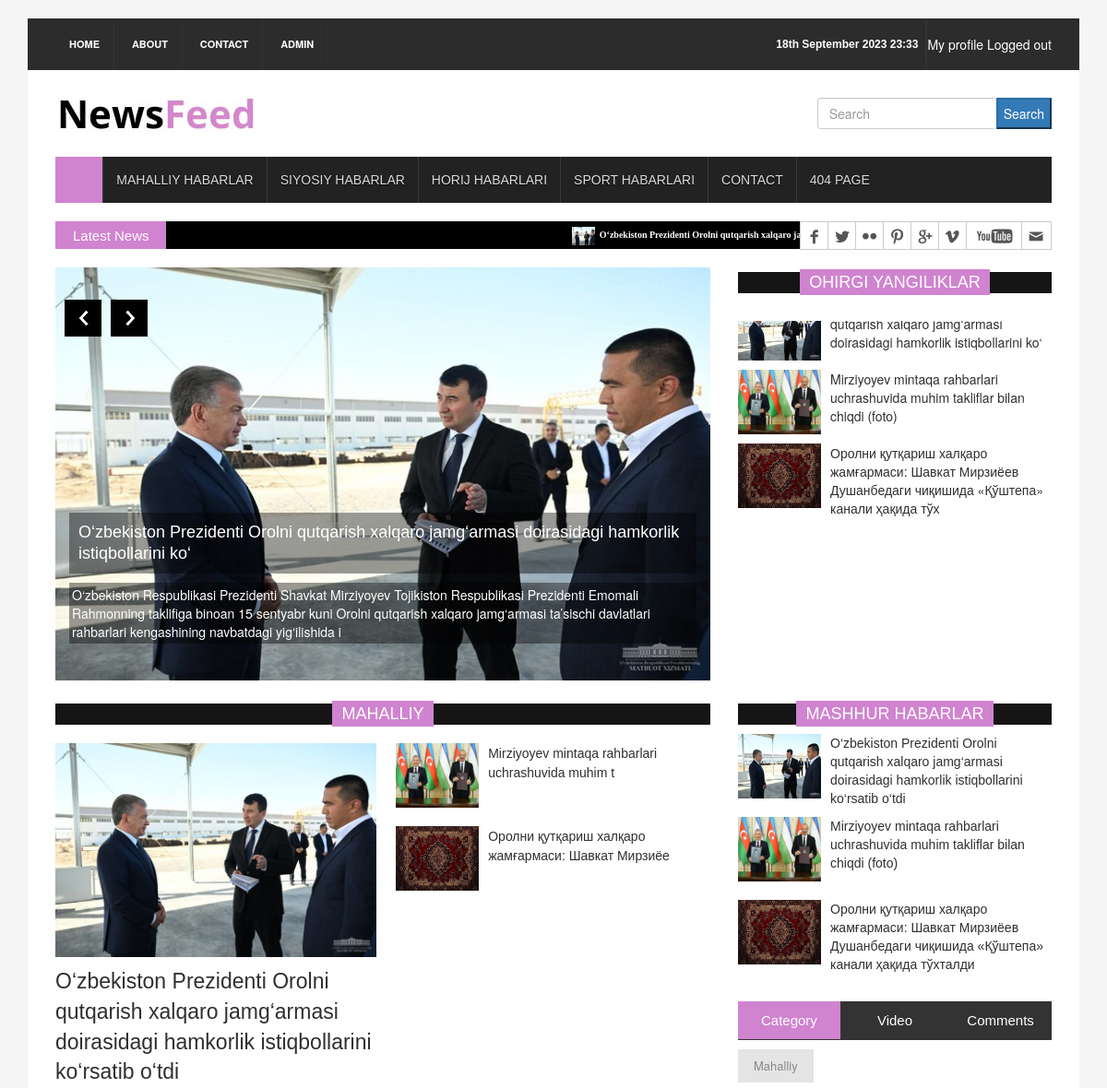
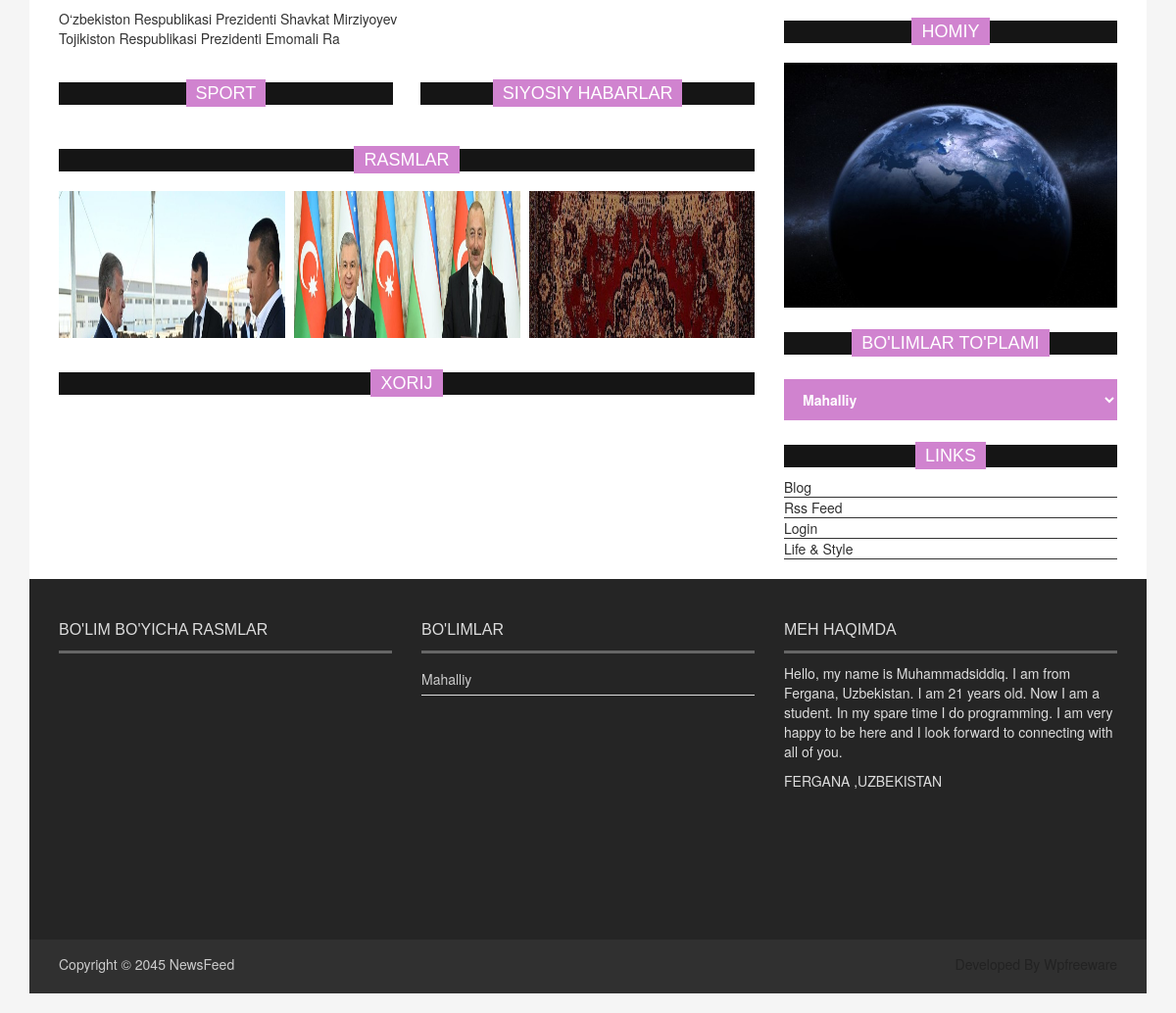
Screenshot of / (signed in) with the database file from the repository (2 pictures, top to bottom).
### news_app/models.py (models this page shows, shortened)
class News(models.Model):
    class Status(models.TextChoices):
        Draft = 'DF', 'Draft'
        Published = 'PB', 'Published'
    title = models.CharField(max_length=250)
    slug = models.CharField(max_length=250)
    body = models.TextField()
    image = models.ImageField(upload_to='images/')
    category = models.ForeignKey(
        Category,
        on_delete=models.CASCADE
    )
    publish_time = models.DateTimeField(default=timezone.now)
    create_time = models.DateTimeField(auto_now_add=True)
    upload_time = models.DateTimeField(auto_now=True)
    status = models.CharField(
        max_length=2,
        choices=Status.choices,
        default=Status.Draft
    )
    views=models.IntegerField(default=0)
    objects = models.Manager()
    published = PublishedManager()
    class Meta:
        ordering = ['-publish_time']
    def get_absolute_url(self):
        return reverse('list_detail', args=[self.slug])

class Category(models.Model):
    name = models.CharField(max_length=250)

### news_app/views.py (the view)
# urls.py: path('', index_view, name='index_view'),
@login_required
def index_view(request):
    news_list = News.published.all().order_by('-publish_time')[:5]
    category = Category.objects.all()
    local_news = News.published.all().filter(category__name='Mahalliy')[:5]
    sport = News.published.all().filter(category__name='Sport')[:5]
    siyosat = News.published.all().filter(category__name='Siyosat')[:5]
    xorij = News.published.all().filter(category__name='Xorij')[:5]
    context = {
        'news_list': news_list,
        'category': category,
        'local_news': local_news,
        'sport': sport,
        'siyosat': siyosat,
        'xorij': xorij
    }
    return render(request, 'index.html', context)

### news_app/context_processor.py (called while the page is built)
def context_processor(request):
    last_news = News.published.all().order_by('-publish_time')[:8]
    news_list = News.published.all().order_by('-publish_time')[:5]
    local_news = News.published.all().filter(category__name='Mahalliy')[:18]
    sport = News.published.all().filter(category__name='Sport')[:5]
    siyosat = News.published.all().filter(category__name='Siyosat')[:5]
    xorij = News.published.all().filter(category__name='Xorij')[:5]
    context = {
        'news_list': news_list,
        'local_news': local_news,
        'sport': sport,
        'siyosat': siyosat,
        'xorij': xorij,
        'last_news': last_news
    }
    return context

### news_app/models.py (called while the page is built)
    def get_queryset(self):
        return super().get_queryset().filter(status=News.Status.Published)

### template/index.html (shortened to what this page needs)
{%extends 'base.html'%}
{%load static%}
{%block content%}
  <section id="sliderSection">
    <div class="row">
      <div class="col-lg-8 col-md-8 col-sm-8">
        <div class="slick_slider">
          {%for news in news_list%}
          <div class="single_iteam"> <a href="{{news.get_absolute_url }}"> <img src="{{news.image.url}}" alt=""></a>
            <div class="slider_article">
              <h2><a class="slider_tittle" href="{{news.get_absolute_url}}">{{news.title | slice:100}}</a></h2>
              <p>{{news.body | slice:250}}</p>
            </div>
          </div>
          {%endfor%}
        </div>
      </div>
      <div class="col-lg-4 col-md-4 col-sm-4">
        <div class="latest_post">
          <h2><span>Ohirgi yangiliklar</span></h2>
          <div class="latest_post_container">
            <ul class="latest_postnav">
               {%for news in news_list%}
              <li>
                <div class="media"> <a href="{{ news.get_absolute_url }}" class="media-left"> <img alt="" src="{{news.image.url}}"> </a>
                  <div class="media-body"> <a href="{%url 'list_detail' news.pk%}" class="catg_title">{{news.title | slice:100}}</a> </div>
                </div>
              </li>
              {%endfor%}
            </ul>
          </div>
        </div>
      </div>
    </div>
  </section>
  <section id="contentSection">
    <div class="row">
      <div class="col-lg-8 col-md-8 col-sm-8">
        <div class="left_content">
          <div class="single_post_content">
            <h2><span>Mahalliy</span></h2>
            <div class="single_post_content_left">
              <ul class="business_catgnav  wow fadeInDown">
                 {%for local in local_news%}
                  {%if forloop.first%}
                    <li>
                      <figure class="bsbig_fig"> <a href="pages/single_page.html" class="featured_img"> <img alt="" src="{{local.image.url}}"> <span class="overlay"></span> </a>
                        <figcaption> <a href="pages/single_page.html">{{local.title}}</a> </figcaption>
                        <p>{{local.body | slice:100}}</p>
                      </figure>
                    </li>
                    {%endif%}
                {%endfor%}
              </ul>
            </div>
            <div class="single_post_content_right">
              <ul class="spost_nav">
                {%for local_right in local_news %}
                  {%if forloop.counter > 1%}
                    <li>
                      <div class="media wow fadeInDown"> <a href="pages/single_page.html" class="media-left"> <img alt="" src="{{local_right.image.url}}"> </a>
                        <div class="media-body"> <a href="pages/single_page.html" class="catg_title"> {{local_right.title | slice:50}}</a> </div>
                      </div>
                    </li>
                  {%endif%}
                {%endfor%}
              </ul>
            </div>
          </div>
          <div class="fashion_technology_area">
            <div class="fashion">
              <div class="single_post_content">
                <h2><span>Sport</span></h2>
              </div>
            </div>
            <div class="technology">
              <div class="single_post_content">
                <h2><span>Siyosiy habarlar</span></h2>
              </div>
            </div>
          </div>
          <div class="single_post_content">
            <h2><span>Rasmlar</span></h2>
            <ul class="photograph_nav  wow fadeInDown">
              {%for last in last_news%}
              {%if forloop.counter < 7%}
              <li>
                <div class="photo_grid">
                  <figure class="effect-layla"> <a class="fancybox-buttons" data-fancybox-group="button" href="{{last.image.url}}" title="Photography Ttile 1"> <img src="{{last.image.url}}" alt=""/></a> </figure>
                </div>
              </li>
              {%endif%}
              {%endfor%}
            </ul>
          </div>
          <div class="single_post_content">
            <h2><span>Xorij</span></h2>
          </div>
        </div>
      </div>
      <div class="col-lg-4 col-md-4 col-sm-4">
        <aside class="right_content">
          <div class="single_sidebar">
            <h2><span>Mashhur habarlar</span></h2>
            <ul class="spost_nav">
              {%for last in last_news%}
              <li>
                <div class="media wow fadeInDown"> <a href="{%url 'list_detail' last.id%}" class="media-left"> <img alt="" src="{{last.image.url}}"> </a>
                  <div class="media-body"> <a href="{%url 'list_detail' last.id%}" class="catg_title"> {{last.title}}</a> </div>
                </div>
              </li>
              {%endfor%}
            </ul>
          </div>
          <div class="single_sidebar">
            <ul class="nav nav-tabs" role="tablist">
              <li role="presentation" class="active"><a href="#category" aria-controls="home" role="tab" data-toggle="tab">Category</a></li>
              <li role="presentation"><a href="#video" aria-controls="profile" role="tab" data-toggle="tab">Video</a></li>
              <li role="presentation"><a href="#comments" aria-controls="messages" role="tab" data-toggle="tab">Comments</a></li>
            </ul>
            <div class="tab-content">
              <div role="tabpanel" class="tab-pane active" id="category">
               {% for cate in category %}
                  <ul>
                    <li class="cat-item"><a href="#">{{ cate.name }}</a></li>
                  </ul>
                {% endfor %}
              </div>
            </div>
          </div>
          <div class="single_sidebar wow fadeInDown">
            <h2><span>Homiy</span></h2>
            <a class="sideAdd" href="#"><img src="{%static 'images/add_img.jpg'%}" alt=""></a> </div>
          <div class="single_sidebar wow fadeInDown">
            <h2><span>Bo'limlar to'plami</span></h2>
            <select class="catgArchive">
              {%for cate in category%}
              <option>{{cate.name}}</option>
              {%endfor%}
            </select>
          </div>
          <div class="single_sidebar wow fadeInDown">
            <h2><span>Links</span></h2>
            <ul>
              <li><a href="#">Blog</a></li>
              <li><a href="#">Rss Feed</a></li>
              <li><a href="#">Login</a></li>
              <li><a href="#">Life &amp; Style</a></li>
            </ul>
          </div>
        </aside>
      </div>
    </div>
  </section>
{%endblock content%}

### template/base.html (shortened to what this page needs)
{%load static%}
<!DOCTYPE html>
<html>
<head>
<link rel="stylesheet" type="text/css" href="{%static 'css/bootstrap.min.css'%}">
<link rel="stylesheet" type="text/css" href="{%static 'css/font-awesome.min.css'%}">
<link rel="stylesheet" type="text/css" href="{%static 'css/animate.css'%}">
<link rel="stylesheet" type="text/css" href="{%static 'css/font.css'%}">
<link rel="stylesheet" type="text/css" href="{%static 'css/li-scroller.css'%}">
<link rel="stylesheet" type="text/css" href="{%static 'css/slick.css'%}">
<link rel="stylesheet" type="text/css" href="{%static 'css/jquery.fancybox.css'%}">
<link rel="stylesheet" type="text/css" href="{%static 'css/theme.css'%}">
<link rel="stylesheet" type="text/css" href="{%static 'css/style.css'%}">
</head>
<body>
<div class="container">
  <header id="header">
    <div class="row">
      <div class="col-lg-12 col-md-12 col-sm-12">
        <div class="header_top " style="display: flex; justify-content:space-between;">
          <div class="header_top_left">
            <ul class="top_nav">
              <li><a href="{%url 'index_view'%}">Home</a></li>
              <li><a href="{%url 'about'%}">About</a></li>
              <li><a href="{%url 'contact_view'%}">Contact</a></li>
              {% if user.is_authenticated and user.is_superuser %}
              <li><a href="{%url 'admin_page'%}">Admin</a></li>
              {%endif%}
            </ul>
          </div>
          <div class="header_top_right " style="width:55%; display: flex; justify-content:right; align-items: center;">
            <p >{% now 'jS F Y H:i'%}</p>
            <div class="border " style="border:1px solid #333 ;  height: 100%;"></div>
            <div >
            {%if request.user.is_authenticated%}
            <a  style="color:#fff;" href="{% url 'profile' %}">My profile </a>
            <a  style="color:#fff;" href="{% url 'logout' %}">Logged out </a>
            {%else%}
            <a  style="color:#fff;" href="{% url 'login' %}">Login </a>
            <a  style="color:#fff;" href="{% url 'logout' %}">Logged out </a>
            {%endif%}
            </div>
          </div>
        </div>
      </div>
      <div class="col-lg-12 col-md-12 col-sm-12">
        <div class="header_bottom" style="display: flex; justify-content: space-between; align-items:center;"  >
          <div class="logo_area"><a href="{% url 'index_view'%}" class="logo"><img src="{%static 'images/logo.jpg'%}" alt=""></a></div>
          <form action="{%url 'search_result'%}"method="get">
            <div style="display: flex;">
              <input class="form-control" id="floatingInput" placeholder="Search" name="q" style="border-right:none;">
              <button type="submit" class="btn-primary">Search</button>
            </div>
            </form>
        </div>
      </div>
    </div>
  </header>
  <section id="navArea">
    <nav class="navbar navbar-inverse" role="navigation">
      <div id="navbar" class="navbar-collapse collapse">
        <ul class="nav navbar-nav main_nav">
          <li class="active"><a href="{%url 'index_view'%}"><span class="fa fa-home desktop-home"></span><span class="mobile-show">Home</span></a></li>
          <li><a href="{% url 'local_news'%}">Mahalliy habarlar</a></li>
          <li class="dropdown"> <a href="{%url 'political_news'%}" class="dropdown-toggle" data-toggle="dropdown" role="button" aria-expanded="false">Siyosiy habarlar</a>
          </li>
          <li><a href="{%url 'horij_news'%}">Horij habarlari</a></li>
           <li><a href="{%url 'sport_news'%}">Sport habarlari</a></li>
          <li><a href="{%url 'contact_view'%}">Contact</a></li>
          <li><a href="{% url 'fail'%}">404 Page</a></li>
        </ul>
      </div>
    </nav>
  </section>
  <section id="newsSection">
    <div class="row">
      <div class="col-lg-12 col-md-12">
        <div class="latest_newsarea"> <span>Latest News</span>
          <ul id="ticker01" class="news_sticker">
            {%for news in last_news %}
            <li><a href="#"><img src="{{news.image.url}}" alt="">{{news.title}}</a></li>
            {%endfor%}
          </ul>
          <div class="social_area">
            <ul class="social_nav">
              <li class="facebook"><a href="#"></a></li>
              <li class="twitter"><a href="#"></a></li>
              <li class="flickr"><a href="#"></a></li>
              <li class="pinterest"><a href="#"></a></li>
              <li class="googleplus"><a href="#"></a></li>
              <li class="vimeo"><a href="#"></a></li>
              <li class="youtube"><a href="#"></a></li>
              <li class="mail"><a href="#"></a></li>
            </ul>
          </div>
        </div>
      </div>
    </div>
  </section>
{%block content%}
{%endblock content%}
  <footer id="footer">
    <div class="footer_top">
      <div class="row">
        <div class="col-lg-4 col-md-4 col-sm-4">
          <div class="footer_widget wow fadeInLeftBig">
            <h2>Bo'lim bo'yicha rasmlar</h2>
          </div>
        </div>
        <div class="col-lg-4 col-md-4 col-sm-4">
          <div class="footer_widget wow fadeInDown">
            <h2>Bo'limlar</h2>
            <ul class="tag_nav">
              {%for cate in category%}
              <li><a href="#">{{cate.name}}</a></li>
              {%endfor%}
            </ul>
          </div>
        </div>
        <div class="col-lg-4 col-md-4 col-sm-4">
          <div class="footer_widget wow fadeInRightBig">
            <h2>Meh haqimda</h2>
            <p>Hello, my name is Muhammadsiddiq. I am from Fergana, Uzbekistan. I am 21 years old. Now I am a student. In my spare time I do programming. I am very happy to be here and I look forward to connecting with all of you.</p>
            <address>
            FERGANA ,UZBEKISTAN
            </address>
          </div>
        </div>
      </div>
    </div>
    <div class="footer_bottom">
      <p class="copyright">Copyright &copy; 2045 <a href="index.html">NewsFeed</a></p>
      <p class="developer">Developed By Wpfreeware</p>
    </div>
  </footer>
</div>
</body>
</html>

### static/css/li-scroller.css (style rules this page uses)
ul.newsticker { position:relative; left:750px; font:bold 10px Verdana; list-style-type:none; margin:0; padding:0 }
ul.newsticker li { float:left; margin:0; padding:0 }
ul.newsticker a { white-space:nowrap; padding:0; color:#fff; margin:0 50px 0 0 }
ul.newsticker a > img { height:20px; margin-right:5px; width:25px }

### static/css/theme.css (style rules this page uses)
.navbar-inverse .navbar-nav > .active > a, .navbar-inverse .navbar-nav > .active > a:hover, .navbar-inverse .navbar-nav > .active > a:focus { background-color:#d083cf }
.latest_newsarea span { background:none repeat scroll 0 0 #d083cf }
.latest_post > h2 span { background:none repeat scroll 0 0 #d083cf }
.single_post_content > h2 span { background:none repeat scroll 0 0 #d083cf }
.single_sidebar > h2 span { background:none repeat scroll 0 0 #d083cf }
.nav-tabs > li.active > a, .nav-tabs > li.active > a:hover, .nav-tabs > li.active > a:focus { background-color:#d083cf }
.catgArchive { background-color:#d083cf }

### rows the page displays
News: image (picture), title "O‘zbekiston Prezidenti Orolni qutqarish xalqaro…", title "O‘zbekiston Prezidenti Orolni qutqarish xalqaro jamg‘armasi doirasidagi hamkorlik istiqbollarini ko‘", body "O‘zbekiston Respublikasi Prezidenti Shavkat Mirziyoyev Tojikiston Respublikasi Prezidenti Emomali Rahmonning taklifiga binoan 15 sentyabr kuni Orolni qutqarish xalqaro jamg‘armasi ta’sischi davlatlari rahbarlari kengashining navbatdagi yig‘ilishida i", title "O‘zbekiston Prezidenti Orolni qutqarish xalqaro jamg‘armasi doirasidagi hamkorlik istiqbollarini ko‘rsatib o‘tdi", body "O‘zbekiston Respublikasi Prezidenti Shavkat Mirziyoyev Tojikiston Respublikasi Prezidenti Emomali Ra"
News: image (picture), title "Mirziyoyev mintaqa rahbarlari uchrashuvida muhim takliflar bilan chiqdi (foto)", title "Mirziyoyev mintaqa rahbarlari uchrashuvida muhim t"
News: image (picture), title "Оролни қутқариш халқаро жамғармаси: Шавкат Мирзиёев Душанбедаги чиқишида «Қўштепа» канали ҳақида тўх", title "Оролни қутқариш халқаро жамғармаси: Шавкат Мирзиёе", title "Оролни қутқариш халқаро жамғармаси: Шавкат Мирзиёев Душанбедаги чиқишида «Қўштепа» канали ҳақида тўхталди"
Category: name "Mahalliy"

### other values shown
form field value "Mahalliy"
